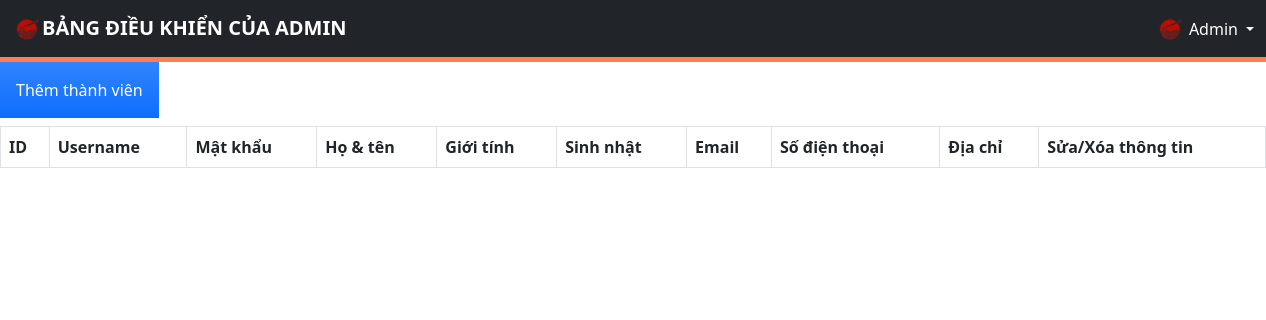
Before: /admin/memberManagement.php with the older database file.
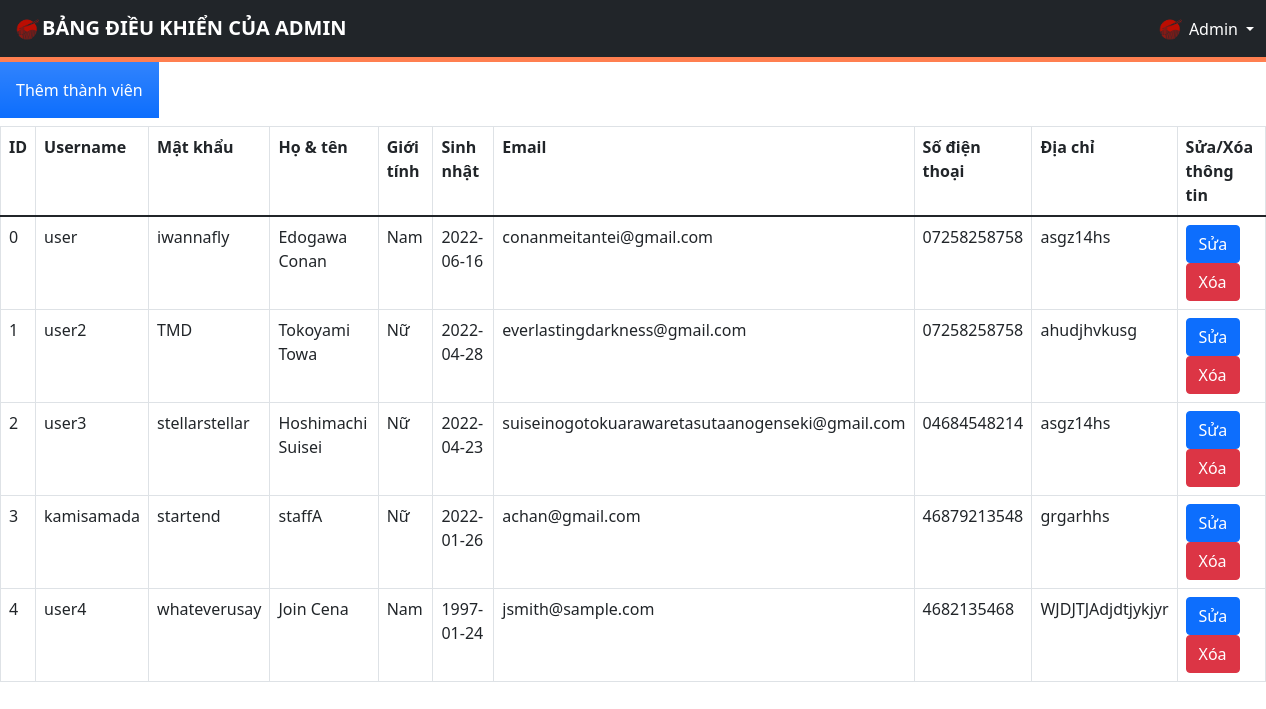
After: the same page with the newer database file.
### tables this page shows
CREATE TABLE `user` (
  `id` int(10) UNSIGNED NOT NULL,
  `username` varchar(100) NOT NULL,
  `password` varchar(255) NOT NULL,
  `full_name` varchar(100) NOT NULL,
  `sex` varchar(6) NOT NULL COMMENT 'Nam, Nữ, Khác',
  `birthday` date NOT NULL,
  `email` varchar(50) NOT NULL,
  `phone` varchar(15) NOT NULL,
  `address` varchar(255) NOT NULL,
  `admin` tinyint(1) NOT NULL DEFAULT 0 COMMENT '0: user, 1: admin'
);

### admin/memberManagement.php (the view, shortened to what this page needs)
<!DOCTYPE html>
<html lang="en">
<head>
  <link href="https://cdnjs.cloudflare.com/ajax/libs/font-awesome/5.9.0/css/all.min.css" rel="stylesheet">
  <link href="https://cdn.jsdelivr.net/npm/bootstrap@5.1.3/dist/css/bootstrap.min.css" rel="stylesheet">
  <link rel="stylesheet" href="admin-styles/styles.css">
</head>
<body>
  <div>
    <?php $IPATH = $_SERVER["DOCUMENT_ROOT"]."/btl-web/admin/";
    include($IPATH."navbar.php");?>
  </div>
  <form method="post" action="memberManagement.php">
    <a href="newMember.php"><input type="button" class="p-3 mb-2 bg-primary bg-gradient text-white" value="Thêm thành viên"></a>
  </form>
  <?php
    include('../config/config.php');
    echo "<table class='table table-bordered'>
            <tr>
                <th>ID</th>
                <th>Username</th>
                <th>Mật khẩu</th>
                <th>Họ & tên</th>
                <th>Giới tính</th>
                <th>Sinh nhật</th>
                <th>Email</th>
                <th>Số điện thoại</th>
                <th>Địa chỉ</th>
                <th>Sửa/Xóa thông tin</th>
            </tr>
            <tbody>";
    $sql = "SELECT * from user";
    $result = $conn->query($sql);
    if ($result->num_rows > 0) {
      while ($row = $result->fetch_assoc()) {
        $id = $row['id'];
        $username = $row['username'];
        $password = $row['password'];
        $full_name = $row['full_name'];
        $seggs = $row['sex'];
        $birthday = $row['birthday'];
        $email = $row['email'];
        $phone = $row['phone'];
        $address = $row['address'];
        echo "<tr>
                <td>" . $id . "</td>
                <td>" . $username . "</td>
                <td>" . $password . "</td>
                <td>" . $full_name . "</td>
                <td>" . $seggs . "</td>
                <td>" . $birthday . "</td>
                <td>" . $email . "</td>
                <td>" . $phone . "</td>
                <td>" . $address . "</td>
                <td>
                  <a href='editMember.php?id=$id&username=$username&password=$password&full_name=$full_name&sex=$seggs&birthday=$birthday&email=$email&phone=$phone&address=$address' class='btn btn-primary m-r-1em' name='edit'>Sửa</a>
                  <a href='deleteMember.php?id=$id' class='btn btn-danger'>Xóa</a>
                </td>
              </tr>";
      }
      echo "</tbody></table>";
    }
  ?>
</body>
</html>

Changed rows visible on the page:
added user: id "0", username "user", password "iwannafly", full_name "Edogawa Conan", sex "Nam", birthday "2022-06-16", email "conanmeitantei@gmail.com", phone "07258258758", address "asgz14hs"
added user: id "1", username "user2", password "TMD", full_name "Tokoyami Towa", sex "Nữ", birthday "2022-04-28", email "everlastingdarkness@gmail.com", phone "07258258758", address "ahudjhvkusg"
added user: id "2", username "user3", password "stellarstellar", full_name "Hoshimachi Suisei", sex "Nữ", birthday "2022-04-23", email "suiseinogotokuarawaretasutaanogenseki@gmail.com", phone "04684548214", address "asgz14hs"
added user: id "3", username "kamisamada", password "startend", full_name "staffA", sex "Nữ", birthday "2022-01-26", email "achan@gmail.com", phone "46879213548", address "grgarhhs"
added user: id "4", username "user4", password "whateverusay", full_name "Join Cena", sex "Nam", birthday "1997-01-24", email "jsmith@sample.com", phone "4682135468", address "WJDJTJAdjdtjykjyr"
